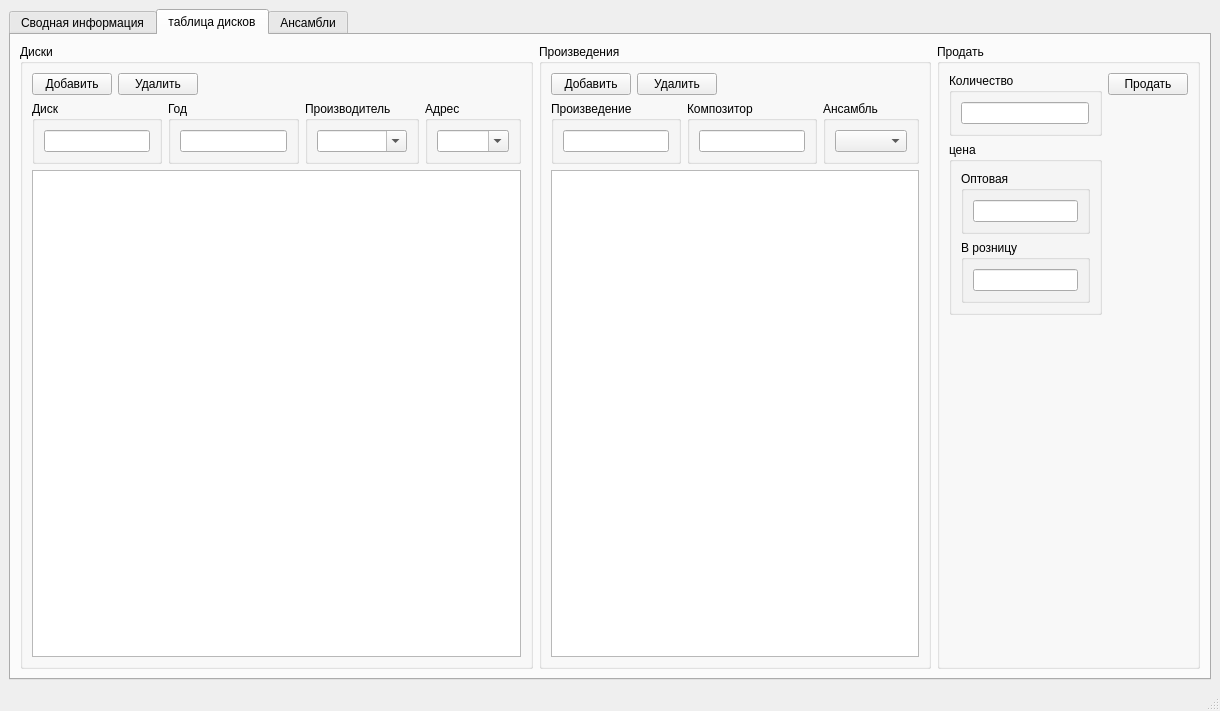
<?xml version="1.0" encoding="UTF-8"?>
<ui version="4.0">
 <class>MainWindow</class>
 <widget class="QMainWindow" name="MainWindow">
  <property name="geometry">
   <rect>
    <x>0</x>
    <y>0</y>
    <width>1220</width>
    <height>711</height>
   </rect>
  </property>
  <property name="windowTitle">
   <string>MainWindow</string>
  </property>
  <widget class="QWidget" name="centralwidget">
   <layout class="QHBoxLayout" name="horizontalLayout_9">
    <item>
     <widget class="QTabWidget" name="tabWidget">
      <property name="currentIndex">
       <number>1</number>
      </property>
      <widget class="QWidget" name="tab">
       <attribute name="title">
        <string>Сводная информация</string>
       </attribute>
       <layout class="QHBoxLayout" name="horizontalLayout_3">
        <item>
         <widget class="QGroupBox" name="groupBox">
          <property name="title">
           <string>Ансамбль</string>
          </property>
          <layout class="QHBoxLayout" name="horizontalLayout">
           <item>
            <widget class="QListView" name="ensembleLV"/>
           </item>
           <item>
            <layout class="QVBoxLayout" name="verticalLayout_3">
             <item>
              <widget class="QGroupBox" name="groupBox_2">
               <property name="title">
                <string>Количество исполнений</string>
               </property>
               <layout class="QVBoxLayout" name="verticalLayout_2">
                <item>
                 <widget class="QLineEdit" name="performanceCount"/>
                </item>
               </layout>
              </widget>
             </item>
             <item>
              <widget class="QGroupBox" name="groupBox_3">
               <property name="title">
                <string>Список исполнений</string>
               </property>
               <layout class="QVBoxLayout" name="verticalLayout">
                <item>
                 <widget class="QListWidget" name="performanceLV"/>
                </item>
               </layout>
              </widget>
             </item>
            </layout>
           </item>
          </layout>
         </widget>
        </item>
        <item>
         <widget class="QGroupBox" name="groupBox_7">
          <property name="title">
           <string>Лидеры продаж </string>
          </property>
          <layout class="QVBoxLayout" name="verticalLayout_7">
           <item>
            <widget class="QTableView" name="topSales"/>
           </item>
          </layout>
         </widget>
        </item>
       </layout>
      </widget>
      <widget class="QWidget" name="tab_3">
       <attribute name="title">
        <string>таблица дисков</string>
       </attribute>
       <layout class="QHBoxLayout" name="horizontalLayout_8">
        <item>
         <widget class="QGroupBox" name="groupBox_4">
          <property name="title">
           <string>Диски</string>
          </property>
          <layout class="QVBoxLayout" name="verticalLayout_9">
           <item>
            <layout class="QHBoxLayout" name="horizontalLayout_4">
             <item>
              <widget class="QPushButton" name="addRecord">
               <property name="text">
                <string>Добавить</string>
               </property>
              </widget>
             </item>
             <item>
              <widget class="QPushButton" name="deleteBT">
               <property name="text">
                <string>Удалить</string>
               </property>
              </widget>
             </item>
             <item>
              <spacer name="horizontalSpacer">
               <property name="orientation">
                <enum>Qt::Horizontal</enum>
               </property>
               <property name="sizeHint" stdset="0">
                <size>
                 <width>40</width>
                 <height>20</height>
                </size>
               </property>
              </spacer>
             </item>
            </layout>
           </item>
           <item>
            <layout class="QHBoxLayout" name="horizontalLayout_2">
             <item>
              <widget class="QGroupBox" name="groupBox_6">
               <property name="title">
                <string>Диск</string>
               </property>
               <layout class="QVBoxLayout" name="verticalLayout_4">
                <item>
                 <widget class="QLineEdit" name="recordLE"/>
                </item>
               </layout>
              </widget>
             </item>
             <item>
              <widget class="QGroupBox" name="groupBox_8">
               <property name="title">
                <string>Год</string>
               </property>
               <layout class="QVBoxLayout" name="verticalLayout_5">
                <item>
                 <widget class="QLineEdit" name="yearLE"/>
                </item>
               </layout>
              </widget>
             </item>
             <item>
              <widget class="QGroupBox" name="groupBox_9">
               <property name="title">
                <string>Производитель</string>
               </property>
               <layout class="QVBoxLayout" name="verticalLayout_6">
                <item>
                 <widget class="QComboBox" name="companyCB">
                  <property name="editable">
                   <bool>true</bool>
                  </property>
                 </widget>
                </item>
               </layout>
              </widget>
             </item>
             <item>
              <widget class="QGroupBox" name="groupBox_10">
               <property name="title">
                <string>Адрес</string>
               </property>
               <layout class="QVBoxLayout" name="verticalLayout_8">
                <item>
                 <widget class="QComboBox" name="adressCb">
                  <property name="editable">
                   <bool>true</bool>
                  </property>
                 </widget>
                </item>
               </layout>
              </widget>
             </item>
            </layout>
           </item>
           <item>
            <widget class="QTableView" name="recordsTV">
             <property name="editTriggers">
              <set>QAbstractItemView::DoubleClicked</set>
             </property>
            </widget>
           </item>
          </layout>
         </widget>
        </item>
        <item>
         <widget class="QGroupBox" name="groupBox_5">
          <property name="title">
           <string>Произведения</string>
          </property>
          <layout class="QVBoxLayout" name="verticalLayout_13">
           <item>
            <layout class="QHBoxLayout" name="horizontalLayout_6">
             <item>
              <widget class="QPushButton" name="addCompBT">
               <property name="text">
                <string>Добавить</string>
               </property>
              </widget>
             </item>
             <item>
              <widget class="QPushButton" name="delCompBT">
               <property name="text">
                <string>Удалить</string>
               </property>
              </widget>
             </item>
             <item>
              <spacer name="horizontalSpacer_2">
               <property name="orientation">
                <enum>Qt::Horizontal</enum>
               </property>
               <property name="sizeHint" stdset="0">
                <size>
                 <width>40</width>
                 <height>20</height>
                </size>
               </property>
              </spacer>
             </item>
            </layout>
           </item>
           <item>
            <layout class="QHBoxLayout" name="horizontalLayout_5">
             <item>
              <widget class="QGroupBox" name="groupBox_11">
               <property name="title">
                <string>Произведение</string>
               </property>
               <layout class="QVBoxLayout" name="verticalLayout_10">
                <item>
                 <widget class="QLineEdit" name="compLE"/>
                </item>
               </layout>
              </widget>
             </item>
             <item>
              <widget class="QGroupBox" name="groupBox_12">
               <property name="title">
                <string>Композитор</string>
               </property>
               <layout class="QVBoxLayout" name="verticalLayout_11">
                <item>
                 <widget class="QLineEdit" name="authorLE_2"/>
                </item>
               </layout>
              </widget>
             </item>
             <item>
              <widget class="QGroupBox" name="groupBox_13">
               <property name="title">
                <string>Ансамбль</string>
               </property>
               <layout class="QVBoxLayout" name="verticalLayout_12">
                <item>
                 <widget class="QComboBox" name="ensembleCB"/>
                </item>
               </layout>
              </widget>
             </item>
            </layout>
           </item>
           <item>
            <widget class="QTableView" name="performanceTV">
             <property name="editTriggers">
              <set>QAbstractItemView::NoEditTriggers</set>
             </property>
            </widget>
           </item>
          </layout>
         </widget>
        </item>
        <item>
         <widget class="QGroupBox" name="groupBox_14">
          <property name="title">
           <string>Продать</string>
          </property>
          <layout class="QHBoxLayout" name="horizontalLayout_7">
           <item>
            <layout class="QVBoxLayout" name="verticalLayout_18">
             <item>
              <widget class="QGroupBox" name="groupBox_16">
               <property name="title">
                <string>Количество</string>
               </property>
               <layout class="QVBoxLayout" name="verticalLayout_16">
                <property name="rightMargin">
                 <number>10</number>
                </property>
                <item>
                 <widget class="QLineEdit" name="countLE"/>
                </item>
               </layout>
              </widget>
             </item>
             <item>
              <widget class="QGroupBox" name="groupBox_17">
               <property name="title">
                <string>цена</string>
               </property>
               <layout class="QVBoxLayout" name="verticalLayout_17">
                <item>
                 <widget class="QGroupBox" name="groupBox_18">
                  <property name="title">
                   <string>Оптовая</string>
                  </property>
                  <layout class="QVBoxLayout" name="verticalLayout_14">
                   <item>
                    <widget class="QLineEdit" name="wholePrice">
                     <property name="readOnly">
                      <bool>true</bool>
                     </property>
                    </widget>
                   </item>
                  </layout>
                 </widget>
                </item>
                <item>
                 <widget class="QGroupBox" name="groupBox_19">
                  <property name="title">
                   <string>В розницу</string>
                  </property>
                  <layout class="QVBoxLayout" name="verticalLayout_15">
                   <item>
                    <widget class="QLineEdit" name="retailPrice">
                     <property name="readOnly">
                      <bool>true</bool>
                     </property>
                    </widget>
                   </item>
                  </layout>
                 </widget>
                </item>
               </layout>
              </widget>
             </item>
             <item>
              <spacer name="verticalSpacer_2">
               <property name="orientation">
                <enum>Qt::Vertical</enum>
               </property>
               <property name="sizeHint" stdset="0">
                <size>
                 <width>20</width>
                 <height>40</height>
                </size>
               </property>
              </spacer>
             </item>
            </layout>
           </item>
           <item>
            <layout class="QVBoxLayout" name="verticalLayout_19">
             <item>
              <widget class="QPushButton" name="sellBT">
               <property name="text">
                <string>Продать</string>
               </property>
              </widget>
             </item>
             <item>
              <spacer name="verticalSpacer">
               <property name="orientation">
                <enum>Qt::Vertical</enum>
               </property>
               <property name="sizeHint" stdset="0">
                <size>
                 <width>20</width>
                 <height>40</height>
                </size>
               </property>
              </spacer>
             </item>
            </layout>
           </item>
          </layout>
         </widget>
        </item>
       </layout>
      </widget>
      <widget class="QWidget" name="tab_4">
       <attribute name="title">
        <string>Ансамбли</string>
       </attribute>
       <layout class="QHBoxLayout" name="horizontalLayout_14">
        <item>
         <widget class="QGroupBox" name="groupBox_15">
          <property name="title">
           <string>Ансамбли</string>
          </property>
          <layout class="QVBoxLayout" name="verticalLayout_23">
           <item>
            <layout class="QHBoxLayout" name="horizontalLayout_10">
             <item>
              <widget class="QPushButton" name="addEnsembleBT">
               <property name="text">
                <string>Добавить</string>
               </property>
              </widget>
             </item>
             <item>
              <widget class="QPushButton" name="delEnsembleBT">
               <property name="text">
                <string>Удалить</string>
               </property>
              </widget>
             </item>
             <item>
              <spacer name="horizontalSpacer_3">
               <property name="orientation">
                <enum>Qt::Horizontal</enum>
               </property>
               <property name="sizeHint" stdset="0">
                <size>
                 <width>40</width>
                 <height>20</height>
                </size>
               </property>
              </spacer>
             </item>
            </layout>
           </item>
           <item>
            <layout class="QHBoxLayout" name="horizontalLayout_11">
             <item>
              <widget class="QGroupBox" name="groupBox_20">
               <property name="title">
                <string>Ансамбли</string>
               </property>
               <layout class="QVBoxLayout" name="verticalLayout_20">
                <item>
                 <widget class="QLineEdit" name="ensembleLE"/>
                </item>
               </layout>
              </widget>
             </item>
             <item>
              <widget class="QGroupBox" name="groupBox_21">
               <property name="title">
                <string>Руководитель</string>
               </property>
               <layout class="QVBoxLayout" name="verticalLayout_21">
                <item>
                 <widget class="QComboBox" name="directorsCB">
                  <property name="editable">
                   <bool>true</bool>
                  </property>
                 </widget>
                </item>
               </layout>
              </widget>
             </item>
             <item>
              <widget class="QGroupBox" name="groupBox_22">
               <property name="title">
                <string>Тип ансамбля</string>
               </property>
               <layout class="QVBoxLayout" name="verticalLayout_22">
                <item>
                 <widget class="QComboBox" name="ensembleCB_2"/>
                </item>
               </layout>
              </widget>
             </item>
            </layout>
           </item>
           <item>
            <widget class="QTableView" name="ensembleTV">
             <property name="editTriggers">
              <set>QAbstractItemView::NoEditTriggers</set>
             </property>
             <attribute name="horizontalHeaderStretchLastSection">
              <bool>true</bool>
             </attribute>
            </widget>
           </item>
          </layout>
         </widget>
        </item>
        <item>
         <widget class="QGroupBox" name="groupBox_33">
          <property name="title">
           <string>Исполнители</string>
          </property>
          <layout class="QVBoxLayout" name="verticalLayout_26">
           <item>
            <layout class="QHBoxLayout" name="horizontalLayout_12">
             <item>
              <widget class="QPushButton" name="addMusiciansBT">
               <property name="text">
                <string>Добавить</string>
               </property>
              </widget>
             </item>
             <item>
              <widget class="QPushButton" name="delMusiciansBT">
               <property name="text">
                <string>Удалить</string>
               </property>
              </widget>
             </item>
             <item>
              <spacer name="horizontalSpacer_4">
               <property name="orientation">
                <enum>Qt::Horizontal</enum>
               </property>
               <property name="sizeHint" stdset="0">
                <size>
                 <width>40</width>
                 <height>20</height>
                </size>
               </property>
              </spacer>
             </item>
            </layout>
           </item>
           <item>
            <layout class="QHBoxLayout" name="horizontalLayout_13">
             <item>
              <widget class="QGroupBox" name="groupBox_23">
               <property name="title">
                <string>Участник</string>
               </property>
               <layout class="QVBoxLayout" name="verticalLayout_24">
                <item>
                 <widget class="QLineEdit" name="musicicaLE"/>
                </item>
               </layout>
              </widget>
             </item>
             <item>
              <widget class="QGroupBox" name="groupBox_24">
               <property name="title">
                <string>Инструмент</string>
               </property>
               <layout class="QVBoxLayout" name="verticalLayout_25">
                <item>
                 <widget class="QComboBox" name="instrumentCB"/>
                </item>
               </layout>
              </widget>
             </item>
             <item>
              <spacer name="horizontalSpacer_5">
               <property name="orientation">
                <enum>Qt::Horizontal</enum>
               </property>
               <property name="sizeHint" stdset="0">
                <size>
                 <width>40</width>
                 <height>20</height>
                </size>
               </property>
              </spacer>
             </item>
            </layout>
           </item>
           <item>
            <widget class="QTableView" name="musiciansTV">
             <property name="editTriggers">
              <set>QAbstractItemView::NoEditTriggers</set>
             </property>
             <attribute name="horizontalHeaderStretchLastSection">
              <bool>true</bool>
             </attribute>
            </widget>
           </item>
          </layout>
         </widget>
        </item>
       </layout>
      </widget>
     </widget>
    </item>
   </layout>
  </widget>
  <widget class="QMenuBar" name="menubar">
   <property name="geometry">
    <rect>
     <x>0</x>
     <y>0</y>
     <width>1220</width>
     <height>26</height>
    </rect>
   </property>
  </widget>
  <widget class="QStatusBar" name="statusbar"/>
 </widget>
 <resources/>
 <connections/>
</ui>
